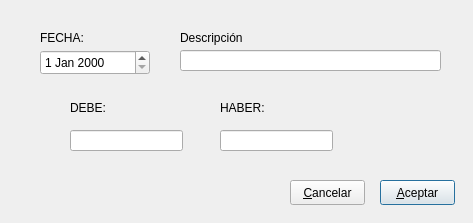
<ui version="4.0" >
 <class>editapaseconci</class>
 <widget class="QDialog" name="editapaseconci" >
  <property name="geometry" >
   <rect>
    <x>0</x>
    <y>0</y>
    <width>473</width>
    <height>223</height>
   </rect>
  </property>
  <property name="windowTitle" >
   <string>Editar pase cuenta</string>
  </property>
  <widget class="QDateEdit" name="fechadateEdit" >
   <property name="geometry" >
    <rect>
     <x>40</x>
     <y>50</y>
     <width>110</width>
     <height>25</height>
    </rect>
   </property>
  </widget>
  <widget class="QLabel" name="label" >
   <property name="geometry" >
    <rect>
     <x>40</x>
     <y>30</y>
     <width>46</width>
     <height>16</height>
    </rect>
   </property>
   <property name="text" >
    <string>FECHA:</string>
   </property>
  </widget>
  <widget class="QLineEdit" name="descripcionlineEdit" >
   <property name="geometry" >
    <rect>
     <x>180</x>
     <y>50</y>
     <width>261</width>
     <height>21</height>
    </rect>
   </property>
  </widget>
  <widget class="QLabel" name="label_2" >
   <property name="geometry" >
    <rect>
     <x>180</x>
     <y>30</y>
     <width>181</width>
     <height>16</height>
    </rect>
   </property>
   <property name="text" >
    <string>Descripción</string>
   </property>
  </widget>
  <widget class="QLineEdit" name="debelineEdit" >
   <property name="geometry" >
    <rect>
     <x>70</x>
     <y>130</y>
     <width>113</width>
     <height>21</height>
    </rect>
   </property>
  </widget>
  <widget class="QLineEdit" name="haberlineEdit" >
   <property name="geometry" >
    <rect>
     <x>220</x>
     <y>130</y>
     <width>113</width>
     <height>21</height>
    </rect>
   </property>
  </widget>
  <widget class="QLabel" name="label_3" >
   <property name="geometry" >
    <rect>
     <x>70</x>
     <y>100</y>
     <width>46</width>
     <height>16</height>
    </rect>
   </property>
   <property name="text" >
    <string>DEBE:</string>
   </property>
  </widget>
  <widget class="QLabel" name="label_4" >
   <property name="geometry" >
    <rect>
     <x>220</x>
     <y>100</y>
     <width>46</width>
     <height>16</height>
    </rect>
   </property>
   <property name="text" >
    <string>HABER:</string>
   </property>
  </widget>
  <widget class="QPushButton" name="cancelarpushButton" >
   <property name="geometry" >
    <rect>
     <x>290</x>
     <y>180</y>
     <width>75</width>
     <height>25</height>
    </rect>
   </property>
   <property name="text" >
    <string>&amp;Cancelar</string>
   </property>
  </widget>
  <widget class="QPushButton" name="aceptarpushButton" >
   <property name="geometry" >
    <rect>
     <x>380</x>
     <y>180</y>
     <width>75</width>
     <height>25</height>
    </rect>
   </property>
   <property name="text" >
    <string>&amp;Aceptar</string>
   </property>
   <property name="default" >
    <bool>true</bool>
   </property>
  </widget>
 </widget>
 <resources/>
 <connections>
  <connection>
   <sender>cancelarpushButton</sender>
   <signal>clicked()</signal>
   <receiver>editapaseconci</receiver>
   <slot>reject()</slot>
   <hints>
    <hint type="sourcelabel" >
     <x>343</x>
     <y>193</y>
    </hint>
    <hint type="destinationlabel" >
     <x>384</x>
     <y>129</y>
    </hint>
   </hints>
  </connection>
  <connection>
   <sender>aceptarpushButton</sender>
   <signal>clicked()</signal>
   <receiver>editapaseconci</receiver>
   <slot>accept()</slot>
   <hints>
    <hint type="sourcelabel" >
     <x>422</x>
     <y>193</y>
    </hint>
    <hint type="destinationlabel" >
     <x>443</x>
     <y>156</y>
    </hint>
   </hints>
  </connection>
 </connections>
</ui>
